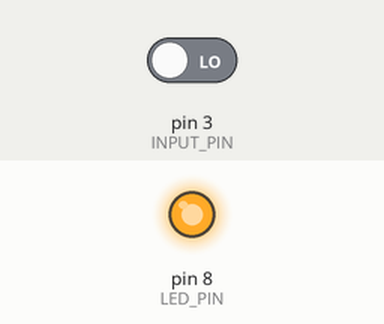
Bench run of a program on a simulated Arduino Uno, built with avr-gcc and run on an emulated ATmega328P. On the bench: output pins drawn as LEDs (lit = HIGH). The inputs (shaded band) are chosen by the test bench; at power-on: pin 3 (INPUT_PIN) LOW.

Above: at 1.2 s.
1.3 s: pin 3 (INPUT_PIN) driven HIGH
At 1.8 s:
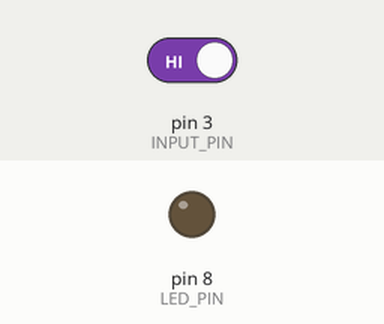
2.8 s: pin 3 (INPUT_PIN) driven LOW
At 3.1 s:
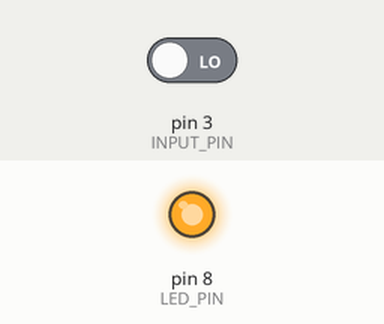
Timing chart, 0 to 5.8 s (numbered marks = the images above; inputs shaded):
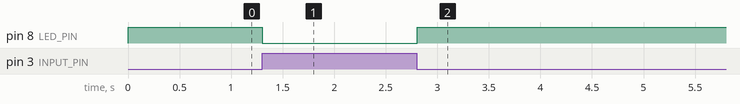

Measured:
- after the input at 1.3 s, pin 8 (LED_PIN): HIGH → LOW at once
- after the input at 2.8 s, pin 8 (LED_PIN): LOW → HIGH at once

The program:

main.cpp
```cpp
#include <Arduino.h>

#ifndef INPUT_PIN
#define INPUT_PIN 3
#endif

#ifndef LID_PIN
#define LED_PIN 8
#endif

void setup() {
  pinMode(INPUT_PIN, INPUT);
  pinMode(LED_PIN, OUTPUT);
}

void loop() {
  int level = digitalRead(INPUT_PIN);
  digitalWrite(LED_PIN, level ? LOW : HIGH);
  delay(10);
}
```
